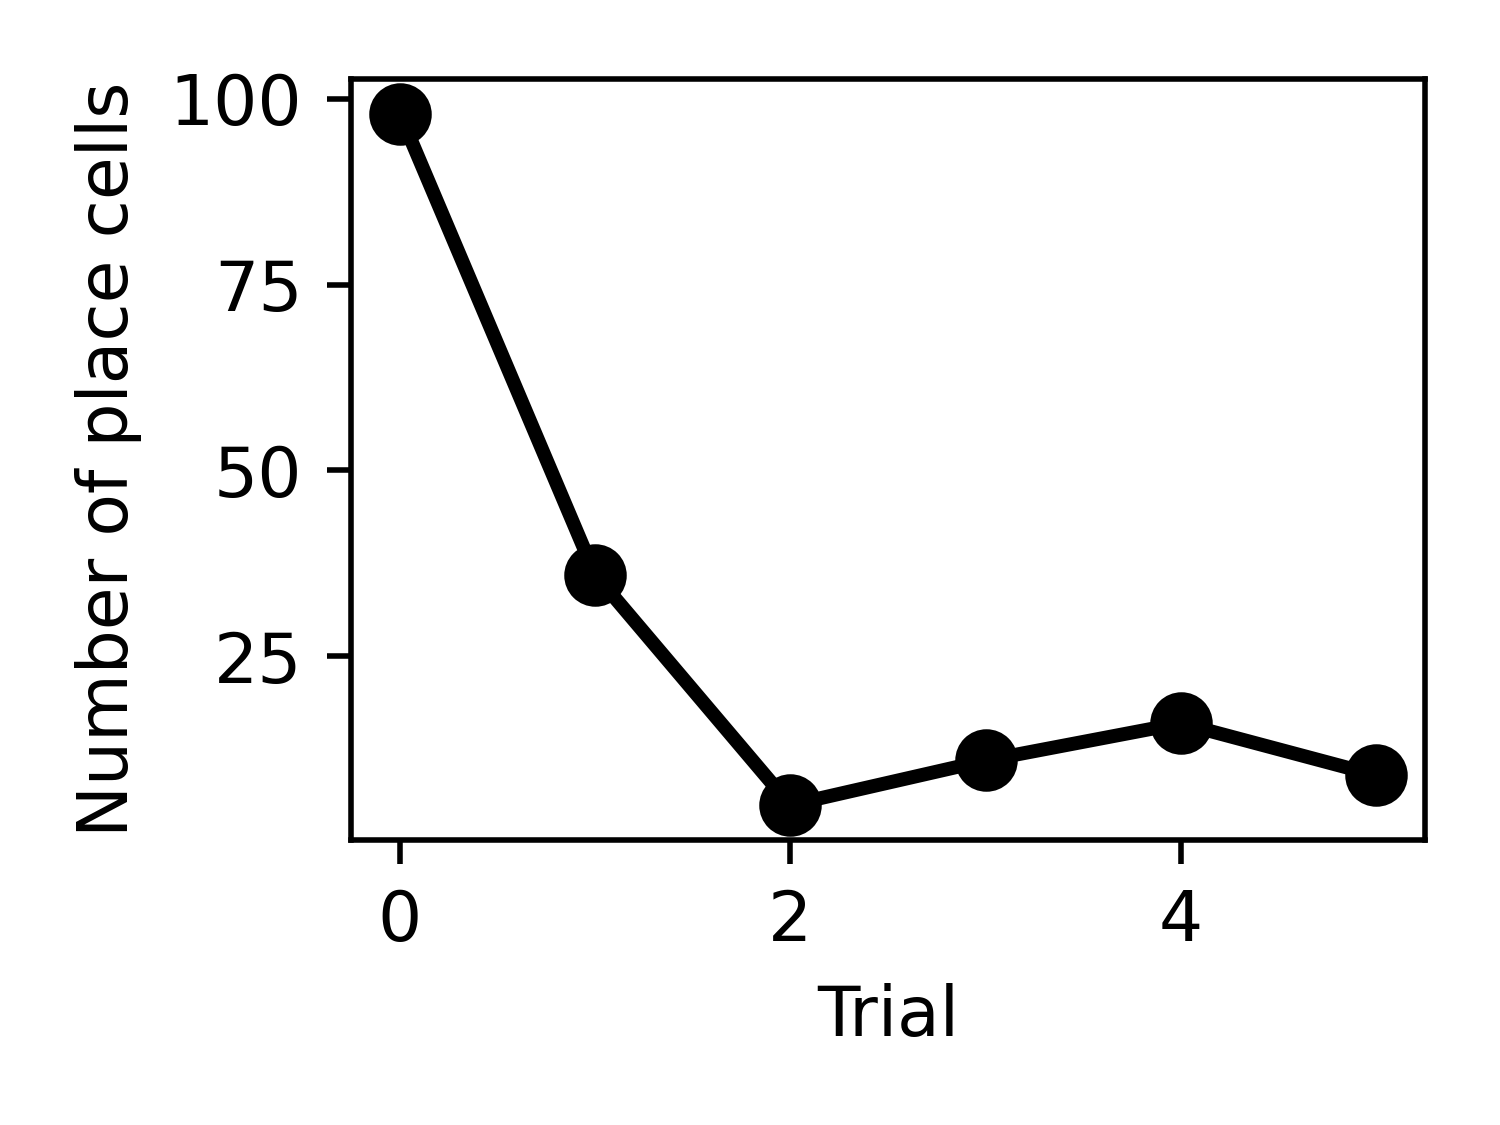

Source code (Python):
from matplotlib import pyplot as plt

colours = ['#274753', '#297270', '#299D8F', '#8AB07C',  '#E7C66B', '#F3A361']

num_place_cells = [98, 36, 5, 11, 16, 9]

num_spatial_channels = [0,1,2,3,4,5]

# Generate a histogram
fig, ax = plt.subplots(figsize=(3, 9/4), dpi=500)
ax.plot(num_spatial_channels, num_place_cells, color='black', marker='o', markersize=8, linewidth=2)
# ax.bar(num_spatial_channels, num_place_cells, color=colours, width=3, edgecolor='black')
ax.set_xlabel('Trial')
ax.set_ylabel('Number of place cells')
plt.tight_layout()
plt.savefig('code/fig/fig3_place_cells.png', transparent=True)
print('done')
